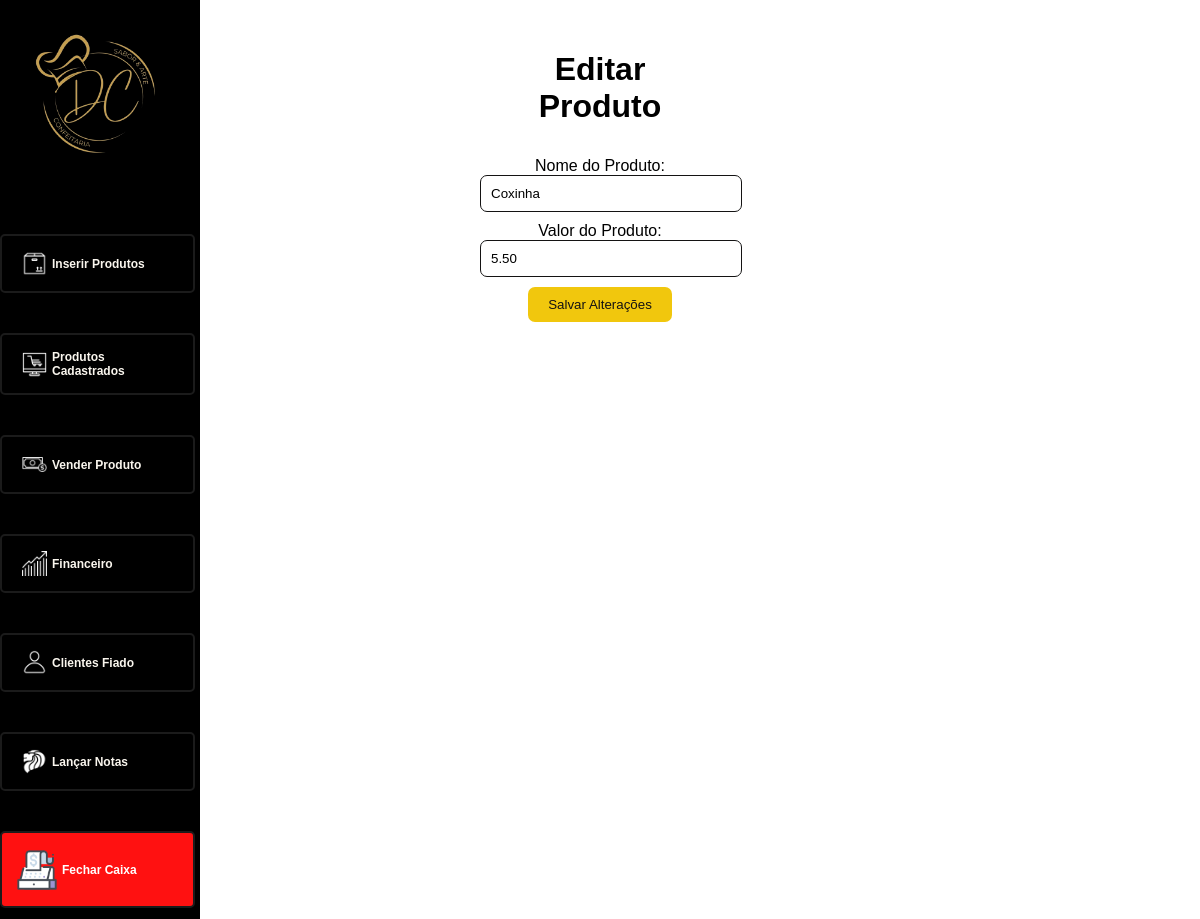
Before: /edit.php?id=20 (signed in) with the older database file.
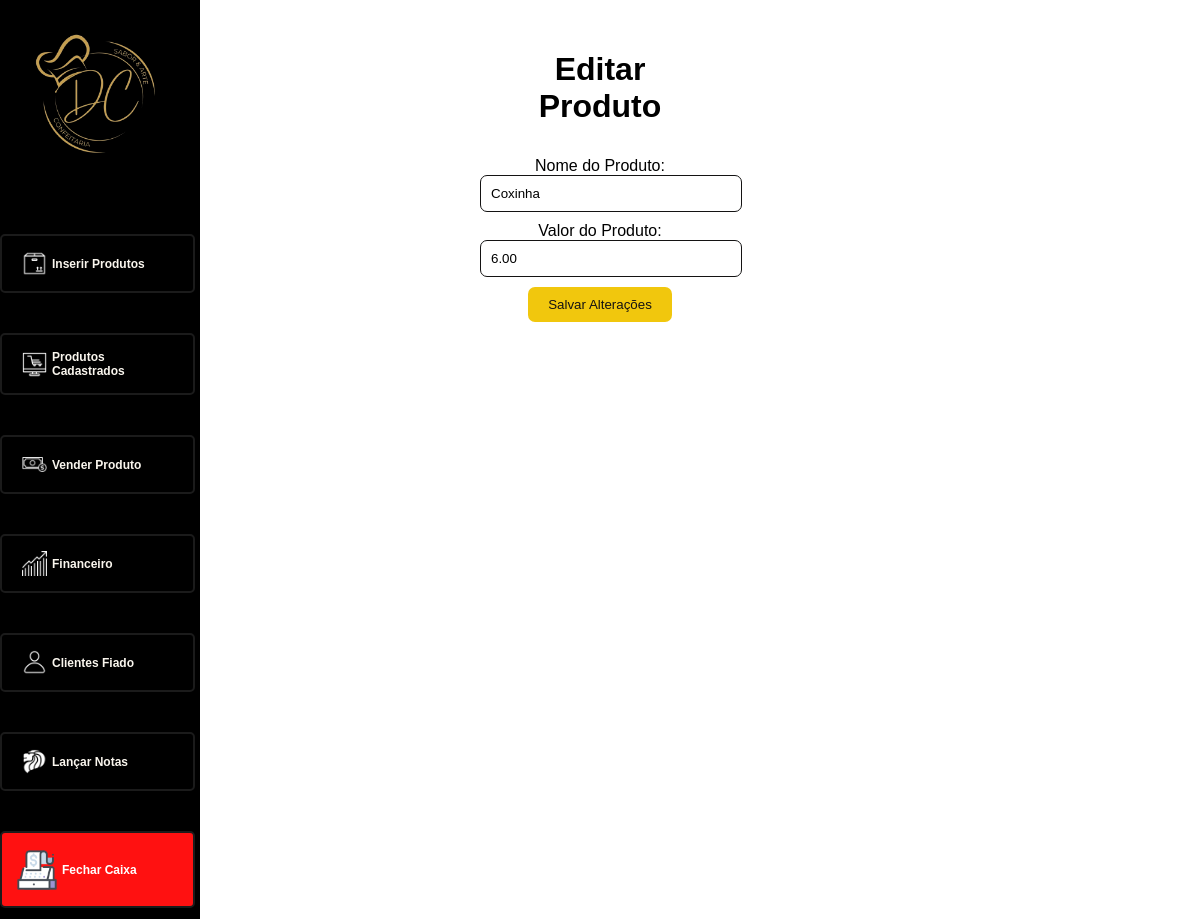
After: the same page with the newer database file.
### tables this page shows
CREATE TABLE `produtos` (
  `id` int(11) NOT NULL,
  `nome` varchar(255) NOT NULL,
  `valor` decimal(10,2) NOT NULL
);

### Class/database.php (called while the page is built, shortened)
<?php
class Database {
    private $hostname;
    private $bancodedados;
    private $usuario;
    private $senha;
    public function __construct($hostname, $bancodedados, $usuario, $senha) {
        $this->hostname = $hostname;
        $this->bancodedados = $bancodedados;
        $this->usuario = $usuario;
        $this->senha = $senha;
    }
    public function conectar() {
        $this->conexao = new mysqli($this->hostname, $this->usuario, $this->senha, $this->bancodedados);
    }
}
?>

### edit.php (the view, shortened to what this page needs)
<?php
$database = new Database("localhost", "dario", "root", "");
$database->conectar();
if (!empty($_GET['id'])) {
    $id = $_GET['id'];
    $sqlSelect = "SELECT * FROM produtos WHERE id=$id";
    $result = $database->conexao->query($sqlSelect);
    if ($result->num_rows > 0) {
        $produto = $result->fetch_assoc();
    } else {
        echo "Produto não encontrado.";
        exit;
    }
} else {
    echo "ID do produto não especificado.";
    exit;
}
?>
<!DOCTYPE html>
<html lang="pt-BR">
<head>
    <link rel="stylesheet" href="style.css">
</head>
<body class="menusDel">
    <div class="top-inserir">
        <div class="menu-php">
            <div class="inserir-logo-img">
                <img src="imgs/Logo_semFundo.png" width="150px" alt="Logo da Confeitaria">
            </div>
            <nav class="nav-inserir-produtos">
                <ul>
                <li><a href="inserir_produtos.php"><img src="features/inserirprodutos.png" width="25px" srcset="">Inserir Produtos</a></li>
                    <li><a href="produtos_cadastrados.php"><img src="features/produtoCadastrado.png" width="25px" srcset="">Produtos Cadastrados</a></li>
                    <li><a href="vendas.php"><img src="features/vendas.png" width="25px" srcset="">Vender Produto</a></li>
                    <li><a href="financeiro.php"><img src="features/financeiro.png" width="25px" srcset="">Financeiro</a></li>
                    <li><a href="clientes_fiado.php"><img src="features/clienteFiado.png" width="25px" srcset="">Clientes Fiado</a></li>
                    <li><a href="lancar_nota.php"><img src="features/notasFiscais.png" width="25px" srcset="">Lançar Notas</a></li>
                    <li><a href="logout.php" class="fecharCaixa" ><img src="imgs/fecharCaixa.png" width="40px" alt="">Fechar Caixa</a></li>
                </ul>
            </nav>
        </div>
   <div class="container-edit">
    <form id="edit-form" action="updates/update.php" method="post">
        <h1 class="edit-title">Editar Produto</h1>
        <label for="nome" class="edit-label">Nome do Produto:</label>
        <input type="text" name="nome" id="nome" value="<?php echo $produto['nome']; ?>" class="edit-input">
        <label for="valor" class="edit-label">Valor do Produto:</label>
        <input type="text" name="valor" id="valor" value="<?php echo $produto['valor']; ?>" class="edit-input">
        <button type="submit" class="edit-button">Salvar Alterações</button>
    </form>
</div>
</body>
</html>

Changed rows visible on the page:
changed produtos "Coxinha": valor "5.50" → "6.00"
